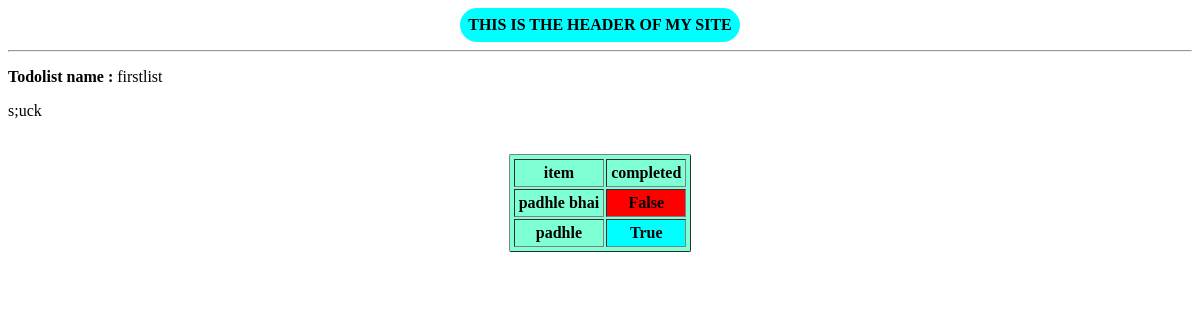
Before: /main/1 with the older database file.
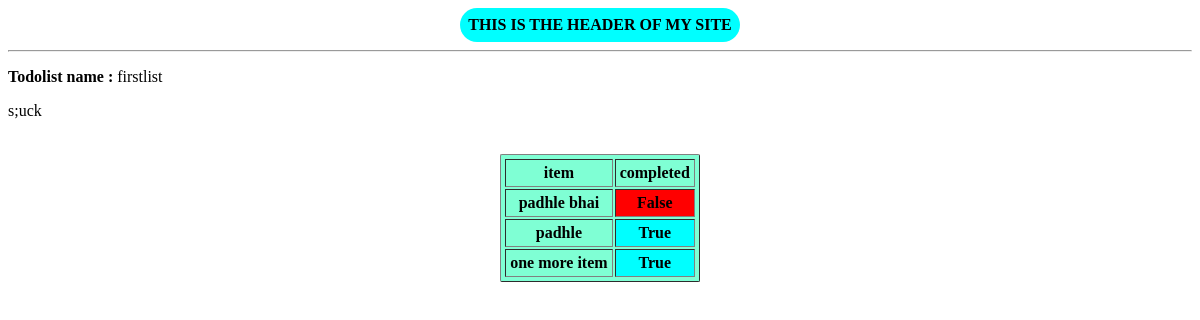
After: the same page with the newer database file.
### main/models.py (models this page shows, shortened)
class ToDolist(models.Model):
    name = models.CharField(max_length=199)

class Item(models.Model):
    todolist = models.ForeignKey(ToDolist, on_delete=models.CASCADE)
    text = models.CharField(max_length=300)
    complete = models.BooleanField()

### main/views.py (the view)
# urls.py: path("<int:id>", views.list, name="todolistid"),
def list(responce, id):
    ls = models.ToDolist.objects.get(id=id)
    return render(responce, "main/list.html", {"ls": ls})

### main/templates/main/list.html (shortened to what this page needs)
{% extends "main/base.html" %}
{% block content %}
  <p><b>Todolist name : </b>{{ls.name}}</p>
  <p>s;uck</p>
  <br>
  <table border = '1' style="border-radius:2px; background-color: aquamarine">
    <tr>
      <th>item</th>
      <th>completed</th>
    </tr>
    {% for item in ls.item_set.all %}
      <tr>
        <th>{{item.text}}</th>
        <th style="{%if item.complete %}background-color:aqua{% else %}background-color:red{% endif %}">{{item.complete}}</th>
      </tr>
    {% endfor %}
  </table>
{% endblock %}

### main/templates/main/base.html (shortened to what this page needs)
<div>
  <head>
  </head>
  <body>
    <div class = "header">
      <table>
        <tr>
          <th>THIS IS THE HEADER OF MY SITE</th>
        </tr>
      </table>
    </div>
    <hr>
    <div id='content' name = 'content'>
      {% block content %}{% endblock %}
    </div>
  </body>
</html>

### main/templates/main/base.html (style rules this page uses)
table { margin-left:auto; margin-right:auto; background-color:aqua; border-radius:22px; padding:2px }
th,td { border-radius:14; padding:4px; }
.header { margin:0px; }

Changed rows visible on the page:
added Item: text "one more item", complete "True"
